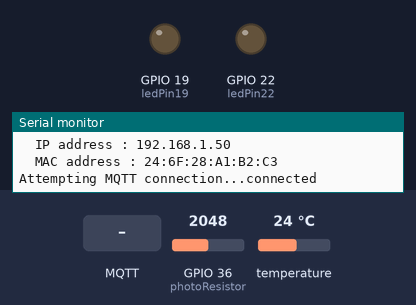
A sketch run on a simulated ESP32. Parts: output pins drawn as LEDs (lit = HIGH), the last lines printed to the serial monitor. Inputs (shaded band) come from the test bench; at power-on: temperature 24 °C, GPIO 36 (photoResistor) = 2048. WiFi joins after 1.5 s; servers stay silent unless stated; no MQTT or app messages arrive unless stated.

Above: at 3.2 s.
3.3 s: MQTT message "on" arrives on the first subscribed topic
At 8.9 s:
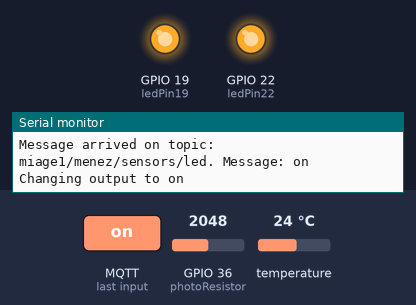
9.4 s: temperature set to 24.6 °C
14.8 s: temperature set to 25.4 °C
At 20.2 s:
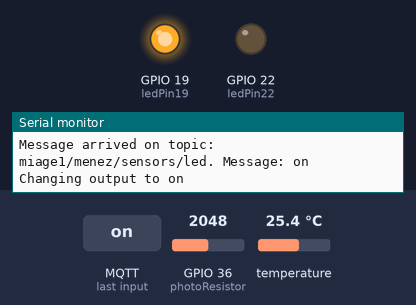
20.9 s: temperature set to 12 °C
At 25.8 s:
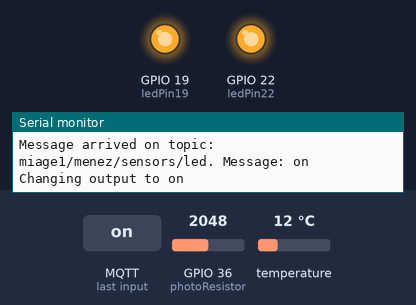
26.7 s: MQTT message "off" arrives on the first subscribed topic
At 32.2 s:
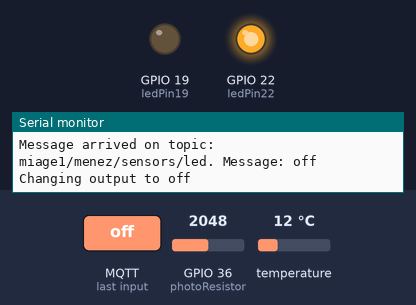
32.5 s: temperature set to 28 °C
At 38.0 s:
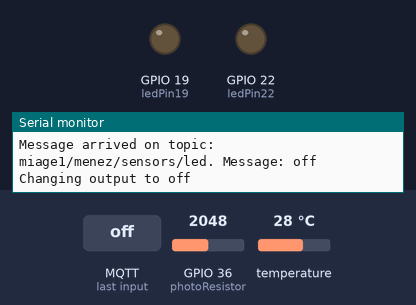
Timing chart, 0 to 39.2 s (numbered marks = the images above; inputs shaded):
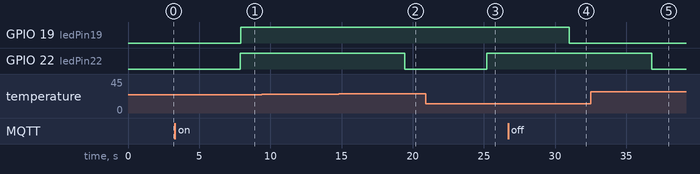

Measured:
- the behaviour switches between 24.9 and 25 °C on temperature (found by bisection; images 1 and 2)
- after the input at 3.3 s, GPIO 19 (ledPin19): LOW → HIGH after 4.6 s
- after the input at 9.4 s, every drawn part: stays the same
- after the input at 14.8 s, GPIO 22 (ledPin22): HIGH → LOW after 4.6 s
- after the input at 20.9 s, GPIO 22 (ledPin22): LOW → HIGH after 4.3 s
- after the input at 26.7 s, GPIO 19 (ledPin19): HIGH → LOW after 4.3 s
- after the input at 32.5 s, GPIO 22 (ledPin22): HIGH → LOW after 4.3 s

The sketch:

tp3_mqtt.ino
```cpp
/*============================IoT==============================
  ============================TP MQTT===========================
  ==============Charbel ABI KHALIL and Inès RAMOUL==============*/

#include <WiFi.h>
#include <PubSubClient.h>
#include <OneWire.h>
#include <DallasTemperature.h>

WiFiClient espClient;           // Wifi
PubSubClient client(espClient); // MQTT client
OneWire oneWire(23);
DallasTemperature tempSensor(&oneWire); //Set temperature sensor to pin D23


/*===== MQTT broker/server and TOPICS ========*/
const char* mqtt_server = "m16.cloudmqtt.com";
//const char* mqtt_server = "broker.shiftr.io";
/*"10.154.122.5"
  const char* mqtt_server = "192.168.1.23";*/

#define TOPIC_TEMP "miage1/menez/sensors/temp"
#define TOPIC_LED  "miage1/menez/sensors/led"

/*============= GPIO ======================*/
float temperatureValue;
float lightValue;
const int ledPin19 = 19;  //Pin D19 used for the red led
const int ledPin22 = 22;//Pin D23 used for the green led
const int photoResistor = A0;
int temperatureContract;


/*================ WIFI =======================*/
void print_connection_status() {
  Serial.print("WiFi status : \n");
  Serial.print("\tIP address : ");
  Serial.println(WiFi.localIP());
  Serial.print("\tMAC address : ");
  Serial.println(WiFi.macAddress());
}

void connect_wifi() {
 // const char* ssid = "HUAWEI-6EC2";
 // const char *password= "FGY9MLBL";
  //const char* ssid = "HUAWEI-553A";
  //const char *password = "QTM06RTT";
  //const char* ssid = "mowgli";
  //const char *password = "JWA9TNbf";
  //const char* ssid = "Bbox-12CAB6BF";
 // const char* password = "29295E9DDF62A672C9D4A34FA94D7F";
    const char* ssid = "AndroidAP";
    const char* password = "gemf4185";

  Serial.println("Connecting Wifi...");
  WiFi.begin(ssid, password);
  while (WiFi.status() != WL_CONNECTED) {
    Serial.println("Attempting to connect Wifi ..");
    delay(1000);
  }
  Serial.print("Connected to local Wifi\n");
  print_connection_status();
}

/*=============== SETUP =====================*/
void setup() {
  pinMode(ledPin19, OUTPUT);
  pinMode(ledPin22, OUTPUT);

  Serial.begin(9600);
  connect_wifi();

  client.setServer(mqtt_server, 13650);
  // set callback when publishes arrive for the subscribed topic
  client.setCallback(mqtt_pubcallback);
}

/*============== CALLBACK ===================*/
void mqtt_pubcallback(char* topic, byte* message,
                      unsigned int length) {
  // Callback if a message is published on this topic.

  Serial.print("Message arrived on topic: ");
  Serial.print(topic);
  Serial.print(". Message: ");

  // Byte list to String and print to Serial
  String messageTemp;
  for (int i = 0; i < length; i++) {
    Serial.print((char)message[i]);
    messageTemp += (char)message[i];
  }
  Serial.println();

  // Feel free to add more if statements to control more GPIOs with MQTT

  // If a message is received on the topic,
  // you check if the message is either "on" or "off".
  // Changes the output state according to the message
  if (String(topic) == TOPIC_LED) {
    Serial.print("Changing output to ");
    if (messageTemp == "on") {
      Serial.println("on");
      digitalWrite(ledPin19, HIGH); //Led rouge
    }
    else if (messageTemp == "off") {
      Serial.println("off");
      digitalWrite(ledPin19, LOW);
    }
    else if (messageTemp == "onchauffage") {
      Serial.println("chauffage on");
      digitalWrite(ledPin22, HIGH);  //Led verte
    }
    else if (messageTemp == "offchauffage") {
      Serial.println("chauffage off");
      digitalWrite(ledPin22, LOW);
    }
  }
}

/*============= SUBSCRIBE =====================*/
void mqtt_mysubscribe(char *topic) {
  while (!client.connected()) { // Loop until we're reconnected
    Serial.print("Attempting MQTT connection...");
    // Attempt to connect
    if (client.connect("esp32", "xloreebd", "w5sTyyE-vwdA")) {
      Serial.println("connected");
      // Subscribe
      client.subscribe(topic);
    } else {
      Serial.print("failed, rc=");
      Serial.print(client.state());
      Serial.println(" try again in 5 seconds");
      // Wait 5 seconds before retrying
      //delay(5000);
    }
  }
}

/*========= Temperature =============*/
void temperature_sensor() {
  client.publish(TOPIC_TEMP, "----Temperature Value and Contract----");

  tempSensor.requestTemperaturesByIndex(0);
  temperatureValue = tempSensor.getTempCByIndex(0);
  lightValue = analogRead(photoResistor);

  //Si la chambre est occupée (lumiere> 800), la contrat de temperature (seuil) est fixé à 22 degrees.
  //Pendant la nuit, le seuil est 14.
  if (lightValue > 800) {
    temperatureContract = 25; //vous pouvez la changer, c'est juste un exemple
  } else {
    temperatureContract = 14;
  }

if (temperatureValue < temperatureContract )  {
  digitalWrite(ledPin22, HIGH);
  client.publish(TOPIC_TEMP,"La temperature de la chambre est plus basse que le contrat, Le chauffage est allume !");
}else {
    digitalWrite(ledPin22, LOW);
  }

  // Convert the value to a char array
  char tempString[8];
  dtostrf(temperatureValue, 1, 2, tempString);
  char seuil[8];
  dtostrf(temperatureContract, 1, 2, seuil);


  client.publish(TOPIC_TEMP, "La temperature de la chambre: ");
  client.publish(TOPIC_TEMP,tempString);
  client.publish(TOPIC_TEMP,"La valeur de la temperature du contrat: "); //seuil
  client.publish(TOPIC_TEMP,seuil);

  client.publish(TOPIC_TEMP, "----------End----------");
}

/*================= LOOP ======================*/
void loop() {
  int32_t period = 5000; // 5 sec
  /*--- subscribe to TOPIC_LED if not yet ! */
  if (!client.connected()) {
    mqtt_mysubscribe((char *)(TOPIC_LED));
  }

  /*--- Publish Temperature periodically   */
  delay(period);
  // MQTT Publish
  temperature_sensor();
  // Serial info
  //Serial.print("Published Temperature : "); Serial.println(tempString);

  client.loop(); // Process MQTT ... une fois par loop()
}
```
